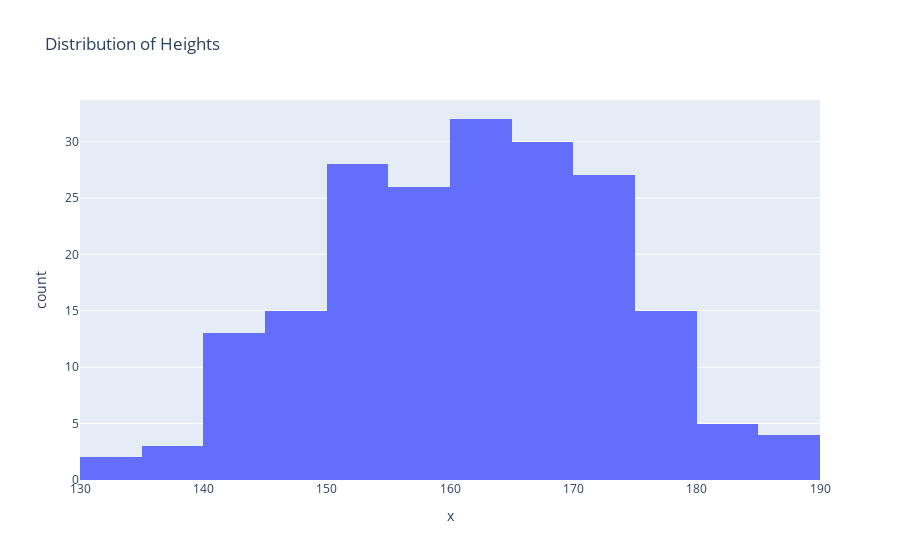

The notebook cell saved with this chart:
### Markdown cell above
## 4.Histogram: 
 A histogram is used to represent continuous data in the form of bar. Each bar has discrete values in bar graphs, whereas in histograms, we have bars representing a range of values. Histograms show frequency distributions. We can use histograms to visualize:
 
 * Students marks distribution
 * Frequency of waiting time of customers in a Bank

### Code cell
##Example 4: Let us illustrate the distribution of heights of 200 people using a histogram

import numpy as np
#Here we will concentrate on heights which are 160 and the standard deviation is 11
heights_array = np.random.normal(160, 11, 200)
## Use plotly express histogram chart function px.histogram.Provide input data x to the histogram
fig = px.histogram(x=heights_array,title="Distribution of Heights")
fig.show()

### Figure 1 — Plotly figure (JSON) as saved in the notebook; plotly's stock layout.template omitted (floating-point values rounded to 4 significant figures; data arrays with more than 128 entries replaced by an {"elided": "..."} marker saying what was removed)
{"data": [{"alignmentgroup": "True", "bingroup": "x", "hovertemplate": "x=%{x}<br>count=%{y}<extra></extra>", "legendgroup": "", "marker": {"color": "#636efa", "pattern": {"shape": ""}}, "name": "", "offsetgroup": "", "orientation": "v", "showlegend": false, "x": {"elided": "200 float values"}, "xaxis": "x", "yaxis": "y", "type": "histogram"}], "layout": {"xaxis": {"anchor": "y", "domain": [0, 1], "title": {"text": "x"}, "type": "linear", "range": [130, 190], "autorange": true}, "yaxis": {"anchor": "x", "domain": [0, 1], "title": {"text": "count"}, "range": [0, 33.68], "autorange": true}, "legend": {"tracegroupgap": 0}, "title": {"text": "Distribution of Heights"}, "barmode": "relative", "autosize": true}}
